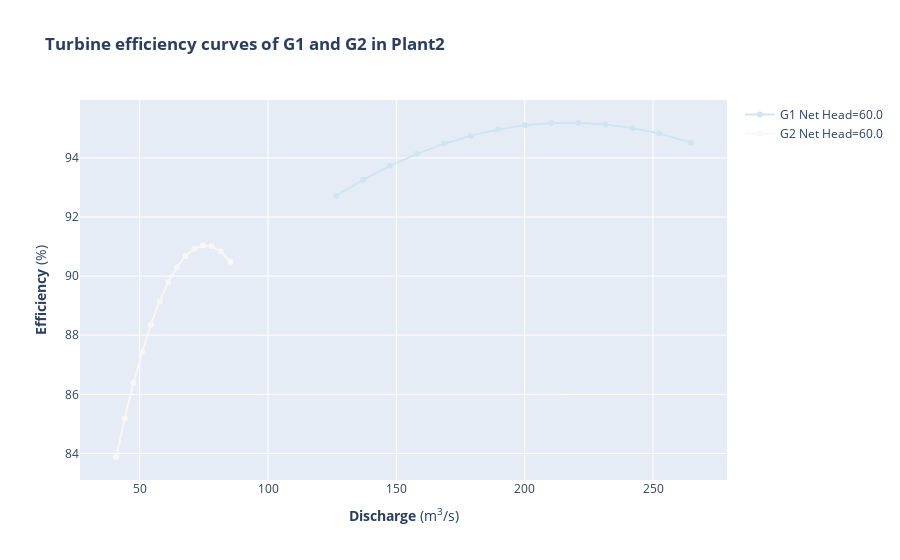

Write notebook code for a chart like this one.
### Code cell
# Plot the turbine efficiency curves of G1 and G2 (G3, G4 are the same as G2) in Plant2 
turb_eff_curves_G1=shop.model.generator.Plant2_Generator1.turb_eff_curves.get()
turb_eff_curves_G2=shop.model.generator.Plant2_Generator2.turb_eff_curves.get()

fig = go.Figure()

for curve in turb_eff_curves_G1:
    color+=1
    curve_name="G1 Net Head="+str(curve.name)
    fig.add_trace(go.Scatter(x=curve.index, y=curve.values, marker_color = colorscale[color], name=curve_name, mode="lines+markers", line=dict(width=2)))

for curve in turb_eff_curves_G2:
    color+=1
    curve_name="G2 Net Head="+str(curve.name)
    fig.add_trace(go.Scatter(x=curve.index, y=curve.values, marker_color = colorscale[color], name=curve_name, mode="lines+markers", line=dict(width=2)))
    
fig.update_layout(title="<b>Turbine efficiency curves of G1 and G2 in Plant2</b>", xaxis_title="<b>Discharge</b> (m<sup>3</sup>/s)", yaxis_title="<b>Efficiency</b> (%)")

fig.show()

### Figure 1 — Plotly figure (JSON) as saved in the notebook; plotly's stock layout.template omitted (floating-point values rounded to 4 significant figures)
{"data": [{"line": {"width": 2}, "marker": {"color": "rgb(209,229,240)"}, "mode": "lines+markers", "name": "G1 Net Head=60.0", "type": "scatter", "x": [126.5, 137.0, 147.5, 158, 168.5, 179.0, 189.5, 200.0, 210.5, 220.9, 231.4, 241.9, 252.4, 264.7], "y": [92.72, 93.26, 93.73, 94.14, 94.48, 94.75, 94.96, 95.1, 95.18, 95.19, 95.13, 95.01, 94.82, 94.52]}, {"line": {"width": 2}, "marker": {"color": "rgb(247,247,247)"}, "mode": "lines+markers", "name": "G2 Net Head=60.0", "type": "scatter", "x": [40.82, 44.2, 47.58, 50.97, 54.36, 57.75, 61.13, 64.51, 67.89, 71.27, 74.66, 78.04, 81.44, 85.4], "y": [83.87, 85.19, 86.38, 87.44, 88.36, 89.14, 89.79, 90.3, 90.68, 90.92, 91.03, 91.01, 90.84, 90.48]}], "layout": {"autosize": true, "title": {"text": "<b>Turbine efficiency curves of G1 and G2 in Plant2</b>"}, "xaxis": {"autorange": true, "range": [27.91, 277.7], "title": {"text": "<b>Discharge</b> (m<sup>3</sup>/s)"}, "type": "linear"}, "yaxis": {"autorange": true, "range": [82.94, 96.12], "title": {"text": "<b>Efficiency</b> (%)"}, "type": "linear"}}}
